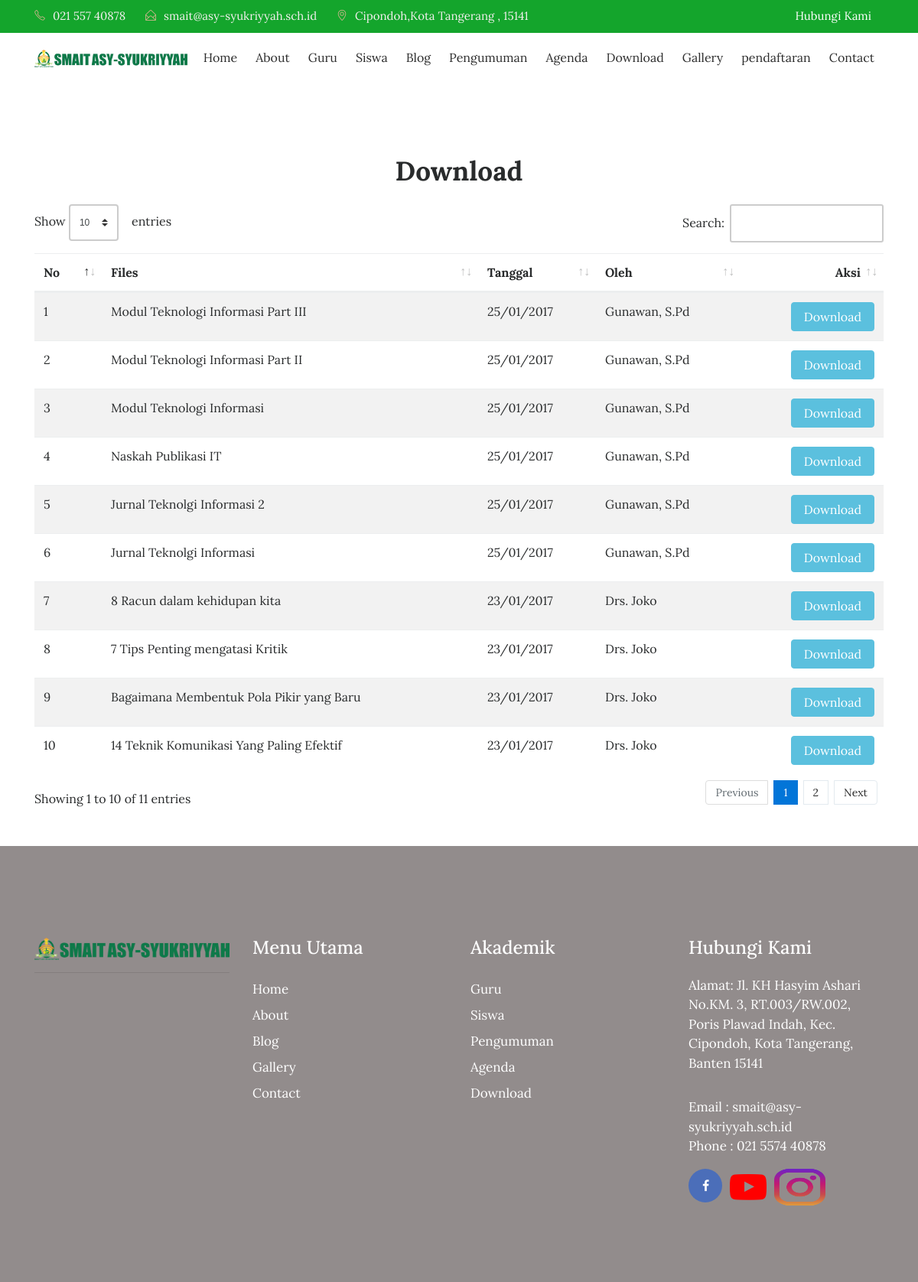
Page /index.php/download on the committed database.
### tables this page shows
CREATE TABLE `tbl_files` (
  `file_id` int(11) NOT NULL,
  `file_judul` varchar(120) DEFAULT NULL,
  `file_deskripsi` text,
  `file_tanggal` timestamp NULL DEFAULT CURRENT_TIMESTAMP,
  `file_oleh` varchar(60) DEFAULT NULL,
  `file_download` int(11) DEFAULT '0',
  `file_data` varchar(120) DEFAULT NULL
);

### application/controllers/Download.php (called while the page is built, shortened)
<?php
class Download extends CI_Controller{
	function __construct(){
		$this->load->model('m_files');
		$this->load->helper('download');
		$this->load->model('m_pengunjung');
	}
	function index(){
		$x['data']=$this->m_files->get_all_files();
		$this->load->view('depan/v_download',$x);
	}
}

### index.php (called while the page is built, shortened)
<?php
require_once BASEPATH.'core/CodeIgniter.php';

### application/models/M_files.php (called while the page is built, shortened)
<?php
class M_files extends CI_Model{
	function get_all_files(){
		$hsl=$this->db->query("SELECT file_id,file_judul,file_deskripsi,DATE_FORMAT(file_tanggal,'%d/%m/%Y') AS tanggal,file_oleh,file_download,file_data FROM tbl_files ORDER BY file_id DESC");
		return $hsl;
	}
}

### application/views/depan/v_download.php (the view, shortened to what this page needs)
<!DOCTYPE html>
<html lang="en">
<head>
    <link rel="stylesheet" href="<?php echo base_url().'theme/css/bootstrap.min.css'?>">
    <link rel="stylesheet" href="<?php echo base_url().'theme/css/font-awesome.min.css'?>">
    <link rel="stylesheet" href="<?php echo base_url().'theme/css/simple-line-icons.css'?>">
    <link rel="stylesheet" href="<?php echo base_url().'theme/css/owl.carousel.min.css'?>">
    <link href="<?php echo base_url().'theme/css/style.css'?>" rel="stylesheet">
    <link href="<?php echo base_url().'theme/css/dataTables.bootstrap4.min.css'?>" rel="stylesheet">
</head>
<body>
   <div class="header-topbar">
        <div class="container">
            <div class="row">
                <div class="col-xs-6 col-sm-8 col-md-9">
                    <div class="header-top_address">
                        <div class="header-top_list">
                            <span class="icon-phone"></span>021 557 40878
                        </div>
                        <div class="header-top_list">
                            <span class="icon-envelope-open"></span>smait@asy-syukriyyah.sch.id
                        </div>
                        <div class="header-top_list">
                            <span class="icon-location-pin"></span>Cipondoh,Kota Tangerang , 15141
                        </div>
                    </div>
                </div>
                <div class="col-xs-6 col-sm-4 col-md-3">
                    <div class="header-top_login mr-sm-3">
                        <a href="<?php echo site_url('contact');?>">Hubungi Kami</a>
                    </div>
                </div>
            </div>
        </div>
    </div>
    <div data-toggle="affix">
        <div class="container nav-menu2">
            <div class="row">
                <div class="col-md-12">
                    <nav class="navbar navbar2 navbar-toggleable-md navbar-light bg-faded">
                        <a href="<?php echo site_url('');?>" class="navbar-brand nav-brand2"><img class="img img-responsive" width="200px;" src="<?php echo base_url().'theme/images/logo1.png'?>"></a>
                        <div class="collapse navbar-collapse justify-content-end" id="navbarNavDropdown">
                            <ul class="navbar-nav">
                                <li class="nav-item">
                                    <a class="nav-link" href="<?php echo site_url('');?>">Home</a>
                                </li>
                                <li class="nav-item">
                                    <a class="nav-link" href="<?php echo site_url('about');?>">About</a>
                                </li>
                                <li class="nav-item">
                                    <a class="nav-link" href="<?php echo site_url('guru');?>">Guru</a>
                                </li>
                                <li class="nav-item">
                                    <a class="nav-link" href="<?php echo site_url('siswa');?>">Siswa</a>
                                </li>
                                <li class="nav-item">
                                    <a class="nav-link" href="<?php echo site_url('blog');?>">Blog</a>
                                </li>
                                <li class="nav-item">
                                    <a class="nav-link" href="<?php echo site_url('pengumuman');?>">Pengumuman</a>
                                </li>
                                <li class="nav-item">
                                    <a class="nav-link" href="<?php echo site_url('agenda');?>">Agenda</a>
                                </li>
                                <li class="nav-item">
                                    <a class="nav-link" href="<?php echo site_url('download');?>">Download</a>
                                </li>
                                <li class="nav-item">
                                    <a class="nav-link" href="<?php echo site_url('galeri');?>">Gallery</a>
                                </li>
                                <li class="nav-item">
                                  <a class="nav-link" href="http://ppdb.asy-syukriyyah.sch.id/">pendaftaran</a>
                                </li>
                                <li class="nav-item">
                                  <a class="nav-link" href="<?php echo site_url('contact');?>">Contact</a>
                                </li>
                             </ul>
                        </div>
                    </nav>
                </div>
            </div>
        </div>
      </div>
<section class="contact" style="margin-bottom:50px;">
    <div class="container">
        <div class="row">
            <div class="col-md-12">
                <div class="contact-title">
                    <h2>Download</h2>
                </div>
            </div>
        </div>
        <div class="row">
            <div class="col-md-12">
              <div class="table-responsive">
                <table class="table table-striped" id="display">
                  <thead>
                    <tr>
                      <th>No</th>
                      <th>Files</th>
                      <th>Tanggal</th>
                      <th>Oleh</th>
                      <th style="text-align:right;">Aksi</th>
                    </tr>
                  </thead>
                  <tbody>
                    <?php
                      $no=1;
                      foreach ($data->result() as $row):
                    ?>
                    <tr>
                      <td><?php echo $no++;?></td>
                      <td><?php echo $row->file_judul;?></td>
                      <td><?php echo $row->tanggal;?></td>
                      <td><?php echo $row->file_oleh;?></td>
                      <td style="text-align:right;"><a href="<?php echo site_url('download/get_file/'.$row->file_id);?>" class="btn btn-info">Download</a></td>
                    </tr>
                  <?php endforeach;?>
                  </tbody>
                </table>
              </div>
            </div>
          </div>
        </div>
    </section>
 <?php
    include 'footer.php';
 ?>
      </body>
</html>

### rows in the picture
tbl_files: file_judul "Modul Teknologi Informasi Part III", tanggal "25/01/2017", file_oleh "Gunawan, S.Pd"
tbl_files: file_judul "Modul Teknologi Informasi Part II", tanggal "25/01/2017", file_oleh "Gunawan, S.Pd"
tbl_files: file_judul "Modul Teknologi Informasi", tanggal "25/01/2017", file_oleh "Gunawan, S.Pd"
tbl_files: file_judul "Naskah Publikasi IT", tanggal "25/01/2017", file_oleh "Gunawan, S.Pd"
tbl_files: file_judul "Jurnal Teknolgi Informasi 2", tanggal "25/01/2017", file_oleh "Gunawan, S.Pd"
tbl_files: file_judul "Jurnal Teknolgi Informasi", tanggal "25/01/2017", file_oleh "Gunawan, S.Pd"
tbl_files: file_judul "8 Racun dalam kehidupan kita", tanggal "23/01/2017", file_oleh "Drs. Joko"
tbl_files: file_judul "7 Tips Penting mengatasi Kritik", tanggal "23/01/2017", file_oleh "Drs. Joko"
tbl_files: file_judul "Bagaimana Membentuk Pola Pikir yang Baru", tanggal "23/01/2017", file_oleh "Drs. Joko"
tbl_files: file_judul "14 Teknik Komunikasi Yang Paling Efektif", tanggal "23/01/2017", file_oleh "Drs. Joko"
